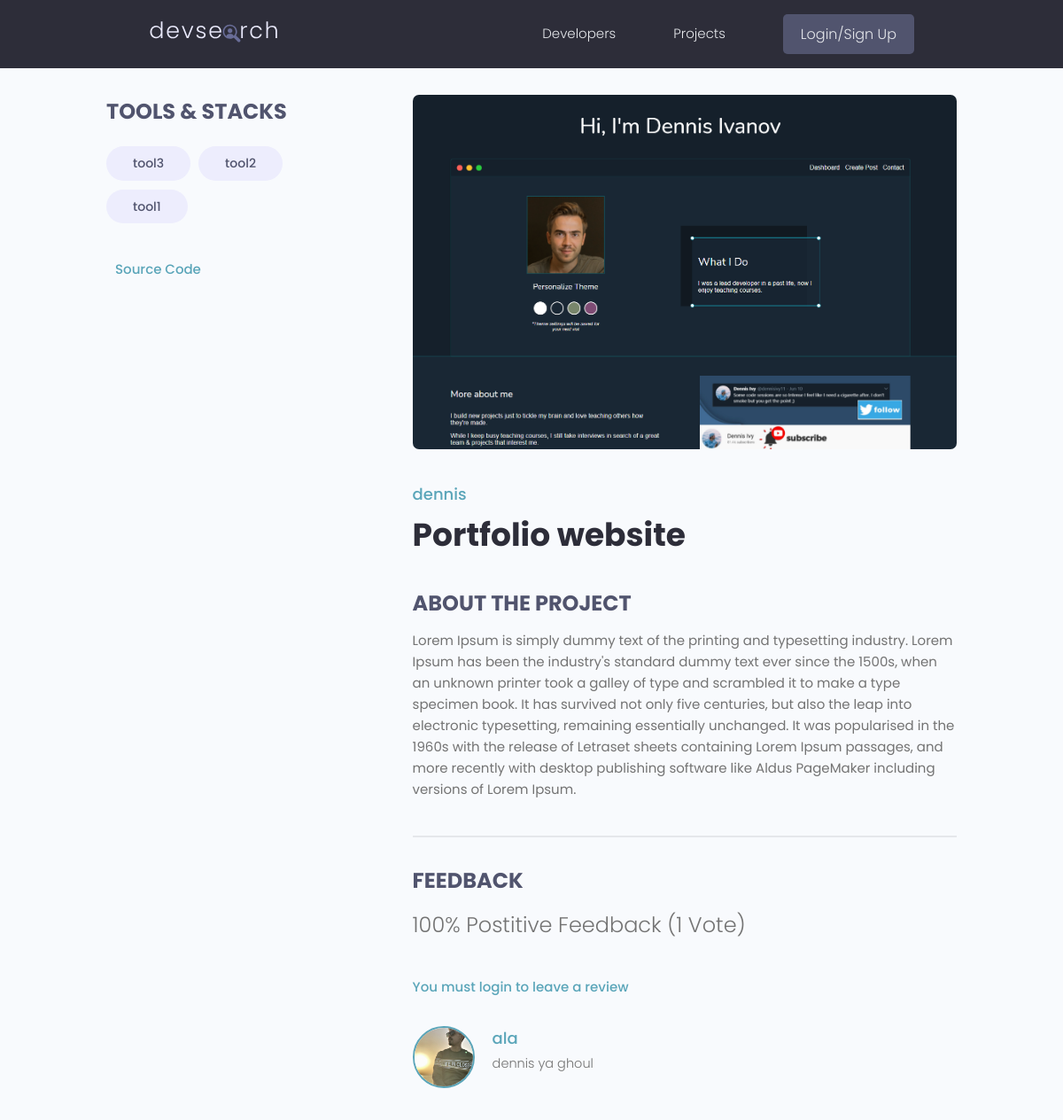
Screenshot of /projects/project/973cbcd6-9097-4bce-9c93-a6b79a38c455/ with the database file from the repository.
### projects/models.py (models this page shows, shortened)
class Tag(models.Model):
    name = models.CharField(max_length=50)
    created = models.DateTimeField(auto_now_add=True)
    id = models.UUIDField(default=uuid.uuid4, primary_key=True, editable=False, unique=True)
    def __str__(self):
        return str(self.name)

class Project(models.Model):
    owner = models.ForeignKey(Profile, on_delete=models.SET_NULL, blank=True, null=True) # 1 profile owner --> many projects
    title = models.CharField(max_length=200)
    description = models.TextField(blank=True, null=True)
    tags = models.ManyToManyField("Tag", blank=True)
    project_image = models.ImageField(default='default.jpg', null=True, blank=True)
    demo_link = models.CharField(max_length=2000, blank=True, null=True)
    source_link = models.CharField(max_length=2000, blank=True, null=True)
    vote_total = models.IntegerField(default=0, blank=True, null=True)
    vote_ratio = models.IntegerField(default=0, blank=True, null=True)
    created = models.DateTimeField(auto_now_add=True)
    id = models.UUIDField(default=uuid.uuid4, primary_key=True, editable=False, unique=True)
    class Meta:
        ordering = ['-vote_ratio', '-vote_total', 'title']
    @property
    def reviewers(self):
        queryset = self.review_set.all().values_list('owner__id', flat=True)
        return queryset

class Review(models.Model):
    VOTE_TYPE = (('up', 'up vote'),
                 ('down', 'down vote')
                 )
    owner = models.ForeignKey(Profile, on_delete=models.CASCADE, blank=True, null=True)
    project = models.ForeignKey(Project, on_delete=models.CASCADE) # project deleted --> reviews deleted
    body = models.TextField(blank=True, null=True)
    value = models.CharField(max_length=200, choices=VOTE_TYPE)
    created = models.DateTimeField(auto_now_add=True)
    id = models.UUIDField(default=uuid.uuid4, primary_key=True, editable=False, unique=True)
    class Meta:
        unique_together = [['owner', 'project']]  # one owner can do one review per project

### users/models.py (models this page shows, shortened)
class Profile(models.Model):
    user = models.OneToOneField(User, on_delete=models.CASCADE, blank=True, null=True) # user deleted --> profile deleted
    name = models.CharField(max_length=50, blank=True, null=True)
    username = models.CharField(max_length=50, blank=True, null=True)
    email = models.CharField(max_length=100, blank=True, null=True)
    location =  models.CharField(max_length=100, blank=True, null=True)
    short_intro = models.CharField(max_length=100, blank=True, null=True)
    bio = models.TextField(blank=True, null=True)
    profile_image = models.ImageField(default='profiles/user-default.png', upload_to='profiles/')
    social_github = models.CharField(max_length=200, blank=True, null=True)
    social_twitter = models.CharField(max_length=200, blank=True, null=True)
    social_linkedin = models.CharField(max_length=200, blank=True, null=True)
    social_youtube = models.CharField(max_length=200, blank=True, null=True)
    social_website = models.CharField(max_length=200, blank=True, null=True)
    created = models.DateTimeField(auto_now_add=True)
    id = models.UUIDField(default=uuid.uuid4, primary_key=True, editable=False, unique=True)

### projects/views.py (the view, shortened to what this page needs)
# urls.py: path('project/<str:pk>/', views.project, name='project'),
def project(request, pk):
    project = Project.objects.get(id=pk)
    tags = project.tags.all()
    form = ReviewForm()
    context = {'project':project, 'tags':tags, 'form':form}
    return render(request, 'projects/project.html', context)

### projects/templates/projects/project.html (shortened to what this page needs)
{% extends 'main.html' %}
{% load static %}
{% block content %}
<main class="singleProject my-md">
    <div class="container">
      <div class="layout">
        <div class="column column--1of3">
          <h3 class="singleProject__subtitle">Tools & Stacks</h3>
          <div class="singleProject__toolStack">
            {% for tag in tags %}
            <span class="tag tag--pill tag--sub tag--lg">
              <small>{{tag}}</small>
            </span>
            {% endfor %}
          </div>
          <a class="singleProject__liveLink" href="#" target="_blank">Source Code
          </a>
        </div>
        <div class="column column--2of3">
          <img class="singleProject__preview" src="{{project.project_image.url}}" alt="portfolio thumbnail" />
          <a href="{% url 'profile' project.owner.id %}" class="singleProject__developer">{{project.owner.username}}</a>
          <h2 class="singleProject__title">{{project.title}}</h2>
          <h3 class="singleProject__subtitle">About the Project</h3>
          <div class="singleProject__info">
              {{project.description}}
          </div>
          <div class="comments">
            <h3 class="singleProject__subtitle">Feedback</h3>
            <h5 class="project--rating">
              {{project.vote_ratio}}% Postitive Feedback ({{project.vote_total}} Vote{{project.vote_total|pluralize:'s'}})
            </h5>
            {% if request.user.profile.id in project.reviewers %}
            <p>You have already submitted your review for this project</p>
            {% elif request.user.profile == project.owner %}
            <p>You cannot review your own project</p>
            {% else %}
            <a href="{% url 'login' %}?next={{request.path}}">You must login to leave a review</a>
            {% endif %}
            <div class="commentList">
              {% for review in project.review_set.all %}
              {% if review.body %}
              <div class="comment">
                <a href="{% url 'profile' review.owner.id %}">
                  <img class="avatar avatar--md"
                    src="{{review.owner.profile_image.url}}" alt="user" />
                </a>
                <div class="comment__details">
                  <a href="{% url 'profile' review.owner.id %}" class="comment__author">{{review.owner.username}}</a>
                  <p class="comment__info">
                    {{review.body|linebreaksbr}}
                  </p>
                </div>
              </div>
              {% endif %}
              {% endfor %}
            </div>
          </div>
        </div>
      </div>
    </div>
</main>
{% endblock content %}

### static/styles/app.css (style rules this page uses)
:root { --color-sub: #2d2d39; }
img { width: 100%; }
.singleProject .column--1of3 { order: 2; }
@media screen and (min-width: 1081px) { .singleProject .column--1of3 { order: 1; } }
@media screen and (min-width: 1081px) { .singleProject .column--2of3 { order: 2; } }
.singleProject__toolStack { margin-top: 2rem; margin-bottom: 4rem; }
.singleProject__liveLink { font-weight: 500; transition: all 0.3s ease-in-out; border-bottom: 2px solid transparent; }
.singleProject__preview { height: 50vh; object-fit: cover; object-position: top center; margin-bottom: 3rem; border-radius: 0.7rem; }
.singleProject__developer { font-size: 1.8rem; font-weight: 500; }
.singleProject__title { font-size: 3.6rem; font-weight: 700; color: var(--color-sub); margin-bottom: 3rem; }
.project--rating { margin-bottom: 1.6em; margin-top: .5em; }
.singleProject__subtitle { text-transform: uppercase; font-size: 2.4rem; font-weight: 700; color: var(--color-sub-light); margin-bottom: 1rem; }
.comments { margin-top: 4rem; padding-top: 3rem; border-top: 2px solid var(--color-light); }
.commentList { margin: 3rem 0; }
.comment { display: flex; gap: 2rem; }
.comment__author { font-size: 1.8rem; }
.comment__info { font-size: 1.45rem; }

### static/uikit/styles/modules/_variables.css (style rules this page uses)
:root { --color-main: #5aa5b9; --color-main-light: #e6faff; --color-sub: #3f4156; --color-sub-light: #51546e; --color-sub-lighter: #ededfd; --color-text: #737373; --color-gray: #8b8b8b; --color-light: #e5e7eb; --color-light-gray: #767676; --color-bg: #f8fafd; --color-white: #fffefd; --color-white-light: #f3f3f3; --color-success: #359e64; --color-success-bg: #def8e8; --color-error: #fc4b0b; --color-error-bg: #fff2ee; --font-base: 'Poppins', arial, helvetica, 'Segoe UI', roboto, ubuntu, sans-serif; --font-monospace: 'Fira Code', 'Courier New', courier, monospace; --font-regular: 300; --font-medium: 500; --font-bold: 700; --generic-shadow: 1px 1px 5px #00000010; --generic-transition: all 0.3s ease-in-out; }

### static/uikit/styles/modules/_base.css (style rules this page uses)
* { margin: 0; padding: 0; box-sizing: border-box; text-rendering: optimizeLegibility; color: inherit; font-size: inherit; }
html { font-size: 50%; }
@media only screen and (min-width: 480px) { html { font-size: 56.25%; } }
@media only screen and (min-width: 1200px) { html { font-size: 62.5%; } }

### static/uikit/styles/modules/_typography.css (style rules this page uses)
* { font-family: var(--font-base); }
h2 { font-size: 3.6rem; font-weight: var(--font-bold); }
h3 { font-size: 3.2rem; font-weight: var(--font-medium); }
h5 { font-size: 2.4rem; font-weight: var(--font-medium); }
h5, h6 { font-weight: var(--font-regular); }
p, span, strong { font-size: 1.6rem; color: var(--color-text); font-weight: var(--font-regular); }
a { padding-bottom: 2px; text-decoration: none; display: inline-block; color: var(--color-main); font-weight: var(--font-medium); }

### static/uikit/styles/modules/_utilities.css (style rules this page uses)
.container { width: 92%; max-width: 165rem; margin: 0 auto; box-sizing: border-box; }
@media screen and (min-width: 1000px) { .container { width: 90%; } }
@media screen and (min-width: 1200px) { .container { width: 80%; } }
.my-md { margin: 3rem auto; }

### static/uikit/styles/modules/_avatar.css (style rules this page uses)
.avatar { border-radius: 50%; border: 2px solid var(--color-main); object-fit: cover; }
.avatar--md { height: 7rem; width: 7rem; }

### static/uikit/styles/modules/_tag.css (style rules this page uses)
.tag { display: inline-flex; align-items: center; background-color: var(--color-sub); height: -webkit-fit-content; height: -moz-fit-content; height: fit-content; width: -webkit-fit-content; width: -moz-fit-content; width: fit-content; border-radius: 0.5rem; padding: 0.5rem 1.5rem; font-size: 1.2rem; cursor: pointer; }
.tag:not(:last-child) { margin-right: 0.25rem; margin-bottom: 0.75rem; }
.tag > small { color: var(--color-white); }
.tag--pill { border-radius: 5rem; }
.tag--sub, .tag--sub > small { background: var(--color-sub-lighter); color: var(--color-sub-light); font-weight: 500; }
.tag--lg { padding: 0.8rem 3rem; font-size: 1.4rem; }
.tag--lg:not(:last-child) { margin-right: 0.5rem; margin-bottom: 1rem; }

### static/uikit/styles/modules/_layout.css (style rules this page uses)
.layout { display: flex; flex-flow: row wrap; justify-content: space-between; }
.layout > .column { margin-bottom: 3rem; }
.layout > .column.column--1of3 { flex-basis: 30%; }
.layout > .column.column--2of3 { flex-basis: 64%; }

### rows the page displays
Tag: name "tool3"
Tag: name "tool2"
Tag: name "tool1"
Project: project_image (picture), owner.username "dennis", title "Portfolio website", description "Lorem Ipsum is simply dummy text of the printing and typesetting industry. Lorem Ipsum has been the industry's standard dummy text ever since the 1500s, when an unknown printer took a galley of type and scrambled it to make a type specimen book. It has survived not only five centuries, but also the leap into electronic typesetting, remaining essentially unchanged. It was popularised in the 1960s with the release of Letraset sheets containing Lorem Ipsum passages, and more recently with desktop publishing software like Aldus PageMaker including versions of Lorem Ipsum.", vote_ratio "100", vote_total "1"
Review: owner.profile_image (picture), owner.username "ala", body "dennis ya ghoul"
